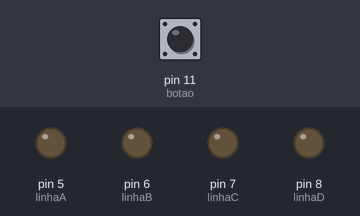
A sketch run on a simulated Arduino Uno, built with avr-gcc and run on an emulated ATmega328P. Parts: output pins drawn as LEDs (lit = HIGH). Inputs (shaded band) come from the test bench; at power-on: pin 11 (botao) HIGH. Pins used as bus, display or sensor lines are not drawn.

Above: at 1.2 s.
1.3 s: pin 11 (botao) pulled LOW for 0.15 s
At 2.0 s:
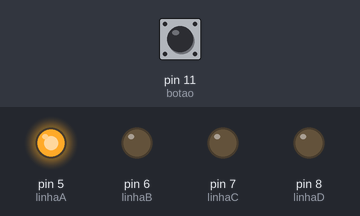
6.8 s: pin 11 (botao) pulled LOW for 1 s
At 11.6 s:
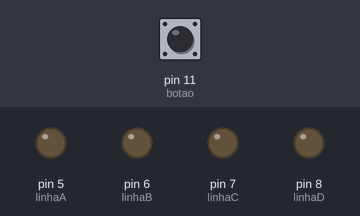
Timing chart, 0 to 13.1 s (numbered marks = the images above; inputs shaded):
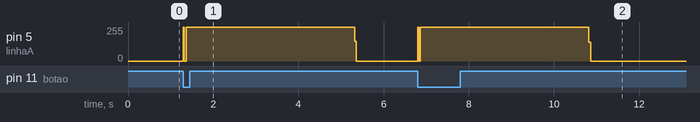

Measured:
- after the input at 1.3 s, pin 5 (linhaA): 0/255 → 255/255 at once, → 0/255 4.0 s later
- after the input at 6.8 s, pin 5 (linhaA): 0/255 → 255/255 at once, → 0/255 4.0 s later

The sketch:

relogio_diglog-code.ino.ino
```cpp
// relogio analogico digital
// feito por: Samuel A. @saelblck
// em: 18/07/22

#define col1 2
#define col2 3
#define col3 4
#define linhaA 5
#define linhaB 6
#define linhaC 7
#define linhaD 8
#define botao 11

int tempo = 4000;

// prototipos de funções
void offAll();                        // apaga todos os leds
void horas(int val);                  //liga o led correspondente ao seu valor
void minutos(int val);                //liga o led correspondente ao seu valor
void relogio(int hora, int minutos);  // função principal onde voce passa os parametros de hora e minutos
void espera(int val);                 // substitui o delay()

void setup() {
  pinMode(col1, OUTPUT);
  pinMode(col2, OUTPUT);
  pinMode(col3, OUTPUT);
  pinMode(linhaA, OUTPUT);
  pinMode(linhaB, OUTPUT);
  pinMode(linhaC, OUTPUT);
  pinMode(linhaD, OUTPUT);
  pinMode(botao, INPUT_PULLUP);
}

void loop() {
  if (!digitalRead(botao)) {
    // verifica se o botão foi clicado

    relogio(2, 15);
    while (!digitalRead(botao)) {
      //evita varios cliques segurando o botão
    }
  }
}

void offAll() {
  digitalWrite(col1, LOW);
  digitalWrite(col2, LOW);
  digitalWrite(col3, LOW);
  digitalWrite(linhaA, LOW);
  digitalWrite(linhaB, LOW);
  digitalWrite(linhaC, LOW);
  digitalWrite(linhaD, LOW);
}  // END offAll

void horas(int val) {
  switch (val) {
    // horas
    case 1:
      digitalWrite(linhaA, HIGH);
      digitalWrite(col1, HIGH);
      break;
    case 2:
      digitalWrite(linhaA, HIGH);
      digitalWrite(col2, HIGH);
      break;
    case 3:
      digitalWrite(linhaA, HIGH);
      digitalWrite(col3, HIGH);
      break;

    case 4:
      digitalWrite(linhaB, HIGH);
      digitalWrite(col1, HIGH);
      break;
    case 5:
      digitalWrite(linhaB, HIGH);
      digitalWrite(col2, HIGH);
      break;
    case 6:
      digitalWrite(linhaB, HIGH);
      digitalWrite(col3, HIGH);
      break;

    case 7:
      digitalWrite(linhaC, HIGH);
      digitalWrite(col1, HIGH);
      break;
    case 8:
      digitalWrite(linhaC, HIGH);
      digitalWrite(col2, HIGH);
      break;
    case 9:
      digitalWrite(linhaC, HIGH);
      digitalWrite(col3, HIGH);
      break;

    case 10:
      digitalWrite(linhaD, HIGH);
      digitalWrite(col1, HIGH);
      break;
    case 11:
      digitalWrite(linhaD, HIGH);
      digitalWrite(col2, HIGH);
      break;
    case 12:
      digitalWrite(linhaD, HIGH);
      digitalWrite(col3, HIGH);
      break;
  }
}  // END horas

void minutos(int val) {
  switch (val) {
    // minutos
    case 5:
      digitalWrite(linhaA, HIGH);
      digitalWrite(col1, HIGH);
      break;
    case 10:
      digitalWrite(linhaA, HIGH);
      digitalWrite(col2, HIGH);
      break;
    case 15:
      digitalWrite(linhaA, HIGH);
      digitalWrite(col3, HIGH);
      break;

    case 20:
      digitalWrite(linhaB, HIGH);
      digitalWrite(col1, HIGH);
      break;
    case 25:
      digitalWrite(linhaB, HIGH);
      digitalWrite(col2, HIGH);
      break;
    case 30:
      digitalWrite(linhaB, HIGH);
      digitalWrite(col3, HIGH);
      break;

    case 35:
      digitalWrite(linhaC, HIGH);
      digitalWrite(col1, HIGH);
      break;
    case 40:
      digitalWrite(linhaC, HIGH);
      digitalWrite(col2, HIGH);
      break;
    case 45:
      digitalWrite(linhaC, HIGH);
      digitalWrite(col3, HIGH);
      break;

    case 50:
      digitalWrite(linhaD, HIGH);
      digitalWrite(col1, HIGH);
      break;
    case 55:
      digitalWrite(linhaD, HIGH);
      digitalWrite(col2, HIGH);
      break;
  }
}  // END minutos

void relogio(int hora, int minuto) {
  int timer = millis(), timer2 = millis();
  while ((millis() - timer) <= tempo) {
    horas(hora);
    espera(10);
    offAll();

    if ((millis() - timer2) <= tempo / 8) {
      minutos(minuto);
      espera(10);
      offAll();
    } else if ((millis() - timer2) >= tempo / 4) {
      timer2 = millis();
    }
  }
}  // END relogio

void espera(int val) {
  int timer = millis();

  while ((millis() - timer) <= val) {
    // mantem o programa preso até o tempo acabar
  }
}  // END espera
```
